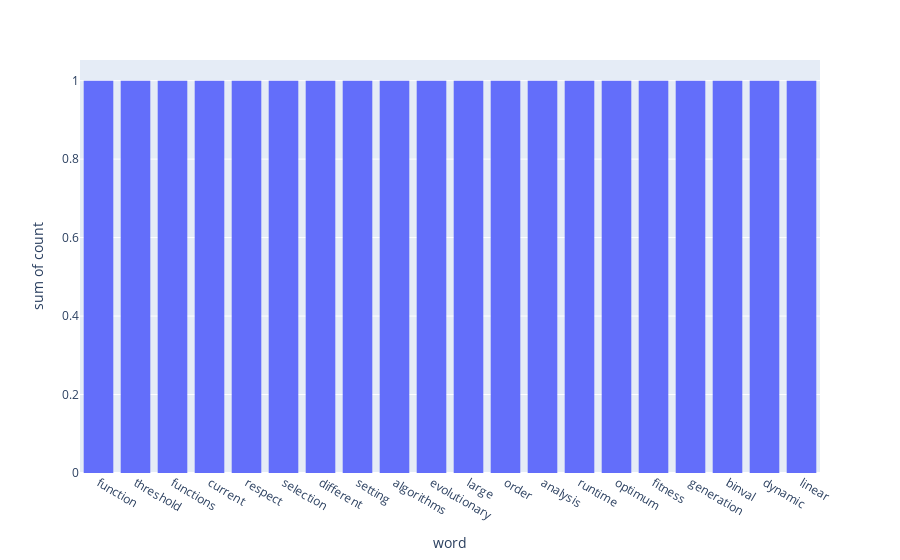

The cell this chart's notebook holds for it:
### Code cell
import pandas as pd
import plotly.express as px


df = pd.DataFrame.from_dict(hotwords_reduced, orient='index').reset_index()
df = df.rename(columns={'index': 'word', 0: "count"})
df = df.sort_values(by=['count'], ascending=False)
fig = px.histogram(df, x='word', y='count')
fig.show()

### Figure 1 — Plotly figure (JSON) as saved in the notebook; plotly's stock layout.template omitted (floating-point values rounded to 4 significant figures)
{"data": [{"alignmentgroup": "True", "bingroup": "x", "histfunc": "sum", "hovertemplate": "word=%{x}<br>sum of count=%{y}<extra></extra>", "legendgroup": "", "marker": {"color": "#636efa", "pattern": {"shape": ""}}, "name": "", "offsetgroup": "", "orientation": "v", "showlegend": false, "type": "histogram", "x": ["function", "threshold", "functions", "current", "respect", "selection", "different", "setting", "algorithms", "evolutionary", "large", "order", "analysis", "runtime", "optimum", "fitness", "generation", "binval", "dynamic", "linear"], "xaxis": "x", "y": [1, 1, 1, 1, 1, 1, 1, 1, 1, 1, 1, 1, 1, 1, 1, 1, 1, 1, 1, 1], "yaxis": "y"}], "layout": {"barmode": "relative", "legend": {"tracegroupgap": 0}, "margin": {"t": 60}, "xaxis": {"anchor": "y", "domain": [0, 1], "title": {"text": "word"}}, "yaxis": {"anchor": "x", "domain": [0, 1], "title": {"text": "sum of count"}}}}
